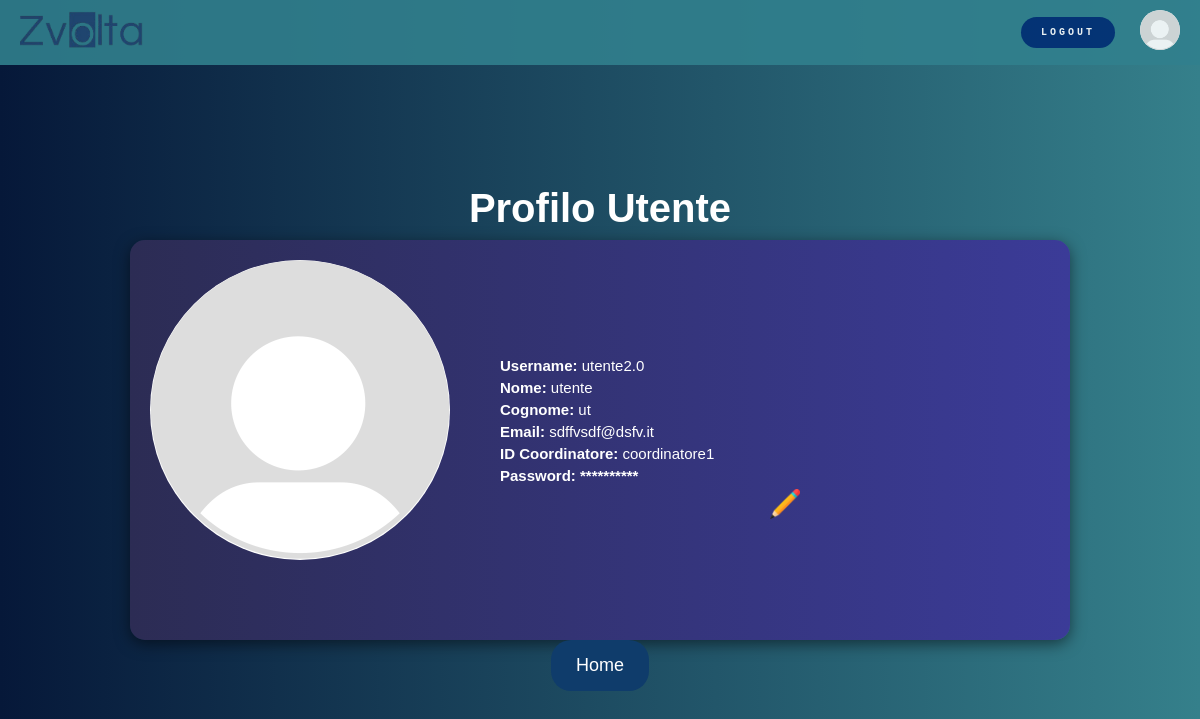
The app's page /login/visUtente.php (signed in) with its own data.
### tables this page shows
CREATE TABLE `utente` (
  `nome_utente` varchar(30) NOT NULL,
  `password_utente` varchar(255) DEFAULT NULL,
  `mail_utente` varchar(30) NOT NULL,
  `cognome_utente` varchar(30) NOT NULL,
  `telefono_utente` int(10) NOT NULL,
  `ruolo_utente` varchar(30) NOT NULL,
  `username` varchar(20) NOT NULL,
  `ID_coordinatore` varchar(30) DEFAULT NULL
);

### login/visUtente.php (the view, shortened to what this page needs)
<?php
include '../pagine/connessione.php';
$isLoggedIn = isset($_SESSION['username']);
$username = $_SESSION['username'];
$query = "SELECT username, nome_utente, cognome_utente, mail_utente, ID_coordinatore, ruolo_utente, password_utente FROM utente WHERE username = ?";
$stmt = $conn->prepare($query);
$stmt->bind_param("s", $username);
$stmt->execute();
$result = $stmt->get_result();
$userData = $result->fetch_assoc();
?>
<!DOCTYPE html>
<html lang="it">
<head>
    <link rel="stylesheet" href="visUtente.css">
</head>
<body>
    <header>
        <div class="top-bar">
            <div class="logo">
                <a href="../home.php">
                <img src="../extra/logo.png" alt="ZVOLTA Logo">
                </a>
            </div>
            <nav>
                <?php if ($isLoggedIn): ?>
                    <a href="../login/logout.php" class="login-button">LOGOUT</a>
                <?php else: ?>
                    <a href="../login/login.php" class="login-button">LOGIN</a>
                <?php endif; ?>
                <div class="user-icon">
                    <img src="../extra/placeholder.png" alt="Foto">
                </div>
            </nav>
        </div>
    </header>
    <h1>Profilo Utente</h1>
    <div class="user-data-container">
        <div class="user-data">
                <img src="../extra/placeholder.png" alt="Foto" style="
                        width: 300px;
                        height: 300px;
                        border-radius: 50%;
                        background: white;
                        "
                        >
            <div class="user-info">
                <p><strong>Username:</strong> <?php echo htmlspecialchars($userData['username']); ?></p>
                <p><strong>Nome:</strong> <?php echo htmlspecialchars($userData['nome_utente']); ?></p>
                <p><strong>Cognome:</strong> <?php echo htmlspecialchars($userData['cognome_utente']); ?></p>
                <p><strong>Email:</strong> <?php echo htmlspecialchars($userData['mail_utente']); ?></p>
                <?php if ($userData['ruolo_utente'] === 'utente_base'): ?>
                    <p><strong>ID Coordinatore:</strong> <?php echo htmlspecialchars($userData['ID_coordinatore']); ?></p>
                <?php endif; ?>
                <div class="matita">
                <p><strong>Password: **********</strong></p>
                    <img src="../images/pencil.png" onclick="togglePasswordForm()" style="width: 30px; height: auto; padding-left: 270px; margin-bottom:30px">
                </div>
            </div>
        </div>
    </div>
    <div class="home-button-container">
        <a href="../home.php" class="home-button">Home</a>
    </div>
</body>
</html>

### login/visUtente.css (style rules this page uses)
body { background: linear-gradient(to right, #061839, #35808b); font-family: 'Courier New', Courier, monospace; display: flex; justify-content: center; align-items: center; flex-direction: column; height: 100vh; margin: 0; color: white; }
h1 { font-size: 40px; margin-bottom: 4px; font-family: 'Lucida Sans', 'Lucida Sans Regular', 'Lucida Grande', 'Lucida Sans Unicode', Geneva, Verdana, sans-serif; }
p { font-size: 15px; font-family:'Lucida Sans', 'Lucida Sans Regular', 'Lucida Grande', 'Lucida Sans Unicode', Geneva, Verdana, sans-serif; margin: 5px 0; }
.top-bar { display: flex; justify-content: space-between; align-items: center; background: #31808d; padding: 10px 20px; opacity: 0.9; width: 100%; position: fixed; top: 0; left: 0; z-index: 1000; }
.logo img { height: 40px; margin-right:10%; }
nav { display: flex; align-items: center; }
.login-button { width:50%; background: #002d74; color: white; padding: 10px 20px; border-radius: 20px; text-decoration: none; font-weight: bold; margin-right: 25px; font-size: 10px; letter-spacing:3px; text-align: center; }
.user-data-container { background: linear-gradient(to right, #2C2C54, #3B3B98); padding: 20px; border-radius: 15px; box-shadow: 0px 4px 15px rgba(0, 0, 0, 0.5); margin-top: 5px; width: 80%; height: 45%; max-width: 900px; color: white; }
.user-icon img { width: 40px; height: 40px; border-radius: 50%; background: white; margin-right:40px; }
.user-data { display: flex; align-items: center; }
.user-info { padding-left:50px; margin-top: 20px }
.home-button-container { display: flex; justify-content: center; margin-top: 40%; position: absolute; }
.home-button { margin-left: 40%; background-color: #0f3c6b; color: white; padding: 15px 25px; border-radius: 20px; text-decoration: none; font-size: 18px; font-family:'Lucida Sans', 'Lucida Sans Regular', 'Lucida Grande', 'Lucida Sans Unicode', Geneva, Verdana, sans-serif; transition: background 0.3s, transform 0.2s; position: absolute; z-index: 500; }
.matita img { position: absolute; }

### records on screen
utente: username "utente2.0", nome_utente "utente", cognome_utente "ut", mail_utente "sdffvsdf@dsfv.it", ID_coordinatore "coordinatore1"
